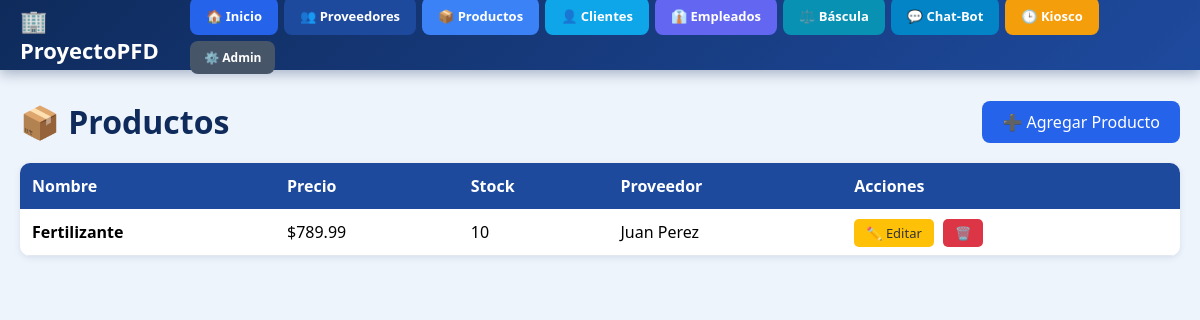
/productos/, run on the app's committed database.
### Productos/models.py (models this page shows, shortened)
class Producto(models.Model):
    nombre = models.CharField(max_length=100, verbose_name="Nombre")
    descripcion = models.TextField(blank=True, null=True, verbose_name="Descripción")
    precio = models.DecimalField(max_digits=10, decimal_places=2, verbose_name="Precio")
    stock = models.IntegerField(default=0, verbose_name="Stock")
    proveedor = models.ForeignKey(Proveedor, on_delete=models.SET_NULL, null=True, blank=True, verbose_name="Proveedor")
    activo = models.BooleanField(default=True)
    fecha_creacion = models.DateTimeField(auto_now_add=True)
    class Meta:
        verbose_name = "Producto"
        verbose_name_plural = "Productos"
        ordering = ['nombre']

### Proveedores/models.py (models this page shows, shortened)
class Proveedor(models.Model):
    nombre = models.CharField(max_length=100, verbose_name="Nombre")
    rfc = models.CharField(max_length=13, blank=True, null=True, verbose_name="RFC")
    direccion = models.TextField(verbose_name="Dirección")
    email = models.EmailField(max_length=100, blank=True, null=True, verbose_name="Email")
    activo = models.BooleanField(default=True, verbose_name="Activo")
    fecha_registro = models.DateTimeField(auto_now_add=True)
    class Meta:
        verbose_name = "Proveedor"
        verbose_name_plural = "Proveedores"
        ordering = ['nombre']

### Productos/views.py (the view)
# urls.py: path('', views.lista_productos, name='lista_productos'),
def lista_productos(request):
    productos = Producto.objects.filter(activo=True).order_by('nombre')
    return render(request, 'Productos/lista.html', {'productos': productos})

### Productos/templates/Productos/lista.html (shortened to what this page needs)
{% extends 'base.html' %}
{% block contenido %}
<div class="header">
    <h1>📦 Productos</h1>
    <a href="{% url 'agregar_producto' %}" class="btn-add">➕ Agregar Producto</a>
</div>
{% if productos %}
<table>
    <thead><tr><th>Nombre</th><th>Precio</th><th>Stock</th><th>Proveedor</th><th>Acciones</th></tr></thead>
    <tbody>
        {% for p in productos %}
        <tr>
            <td><strong>{{ p.nombre }}</strong></td>
            <td>${{ p.precio }}</td>
            <td>{{ p.stock }}</td>
            <td>{{ p.proveedor.nombre|default:"Sin proveedor" }}</td>
            <td>
                <a href="{% url 'editar_producto' p.id %}" class="btn-edit">✏️ Editar</a>
                <a href="{% url 'eliminar_producto' p.id %}" class="btn-del">🗑️</a>
            </td>
        </tr>
        {% endfor %}
    </tbody>
</table>
{% else %}
<div class="vacio">No hay productos. <a href="{% url 'agregar_producto' %}">Agrega el primero</a></div>
{% endif %}
{% endblock %}

### templates/base.html (style rules this page uses)
* { margin: 0; padding: 0; box-sizing: border-box; }
body { font-family: 'Segoe UI', Arial, sans-serif; background: #eef4fb; min-height: 100vh; }

### Productos/templates/Productos/lista.html (style rules this page uses)
.header { display: flex; justify-content: space-between; align-items: center; margin-bottom: 20px; flex-wrap: wrap; gap: 10px; }
h1 { color: #0f2b5c; }
.btn-add { background: #2563eb; color: white; padding: 10px 20px; border-radius: 8px; text-decoration: none; }
table { width: 100%; background: white; border-radius: 10px; overflow: hidden; box-shadow: 0 2px 6px rgba(0,50,120,0.1); border-collapse: collapse; }
th { background: #1e4a9e; color: white; padding: 12px; text-align: left; }
td { padding: 12px; border-bottom: 1px solid #e2e8f0; }
.btn-edit { background: #ffc107; color: #333; padding: 5px 12px; border-radius: 5px; text-decoration: none; font-size: 13px; }
.btn-del { background: #dc3545; color: white; padding: 5px 12px; border-radius: 5px; text-decoration: none; font-size: 13px; margin-left: 5px; }

### data on the page
Producto: nombre "Fertilizante", precio "789.99", stock "10", proveedor.nombre "Juan Perez"
